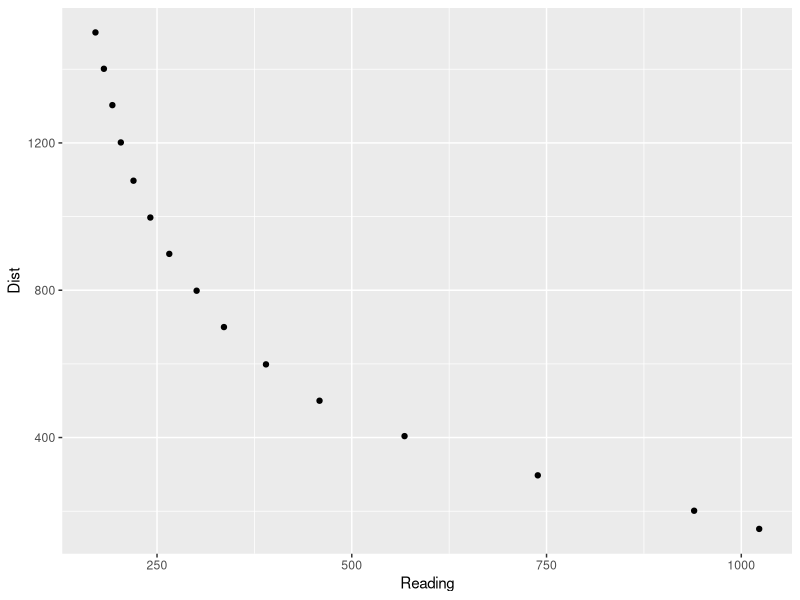
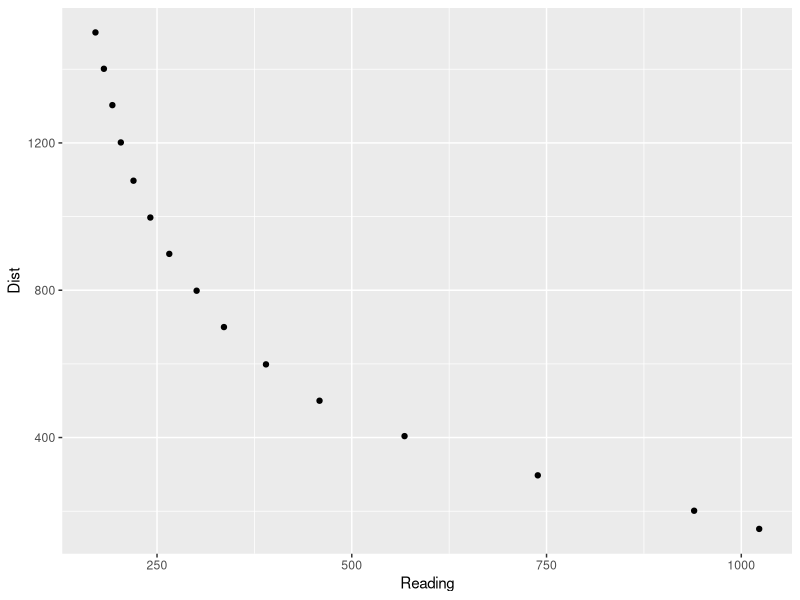
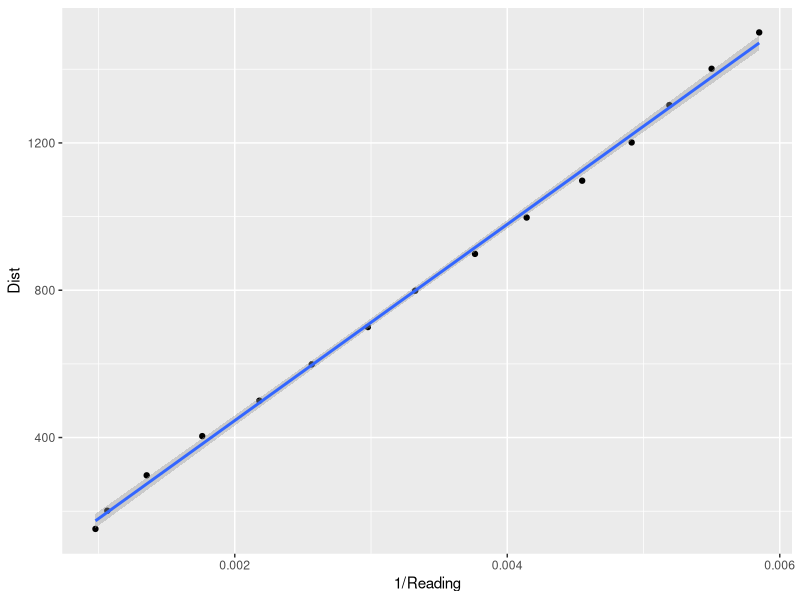
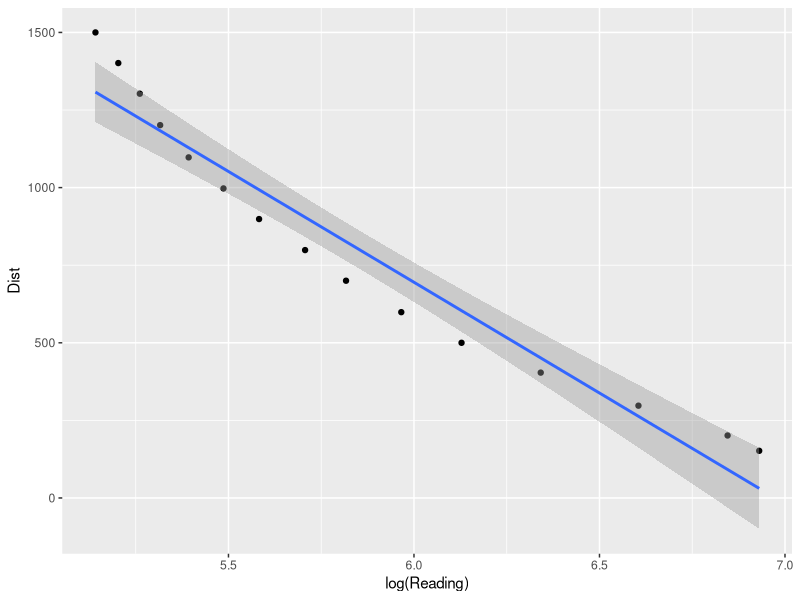
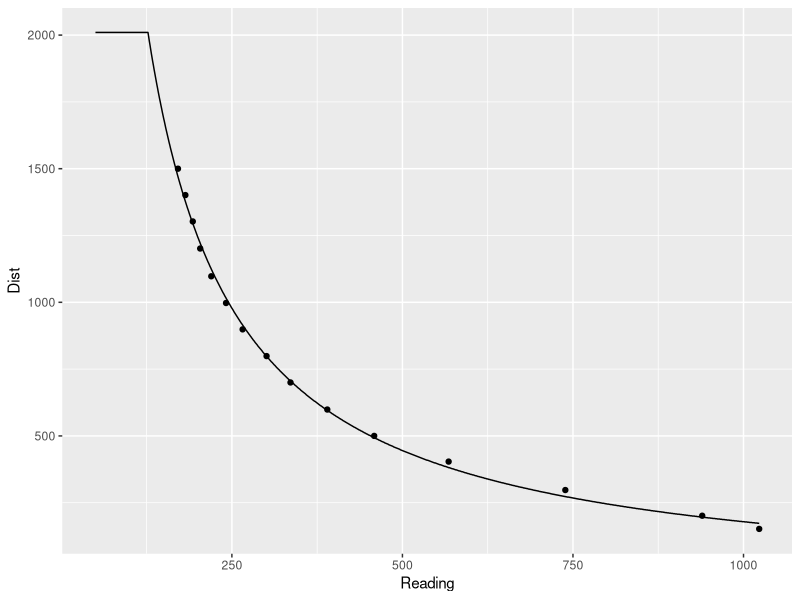

Source code (R) for these figures, in order:
# libraries
require(tidyverse)
require(magrittr)

# from the datasheet for GP2Y0A02YK0F

d = tribble(
	~Dist,~Volt,
	
151.948,	2.76803,
201.299,	2.52545,
297.403,	1.98601,
403.896,	1.52617,
500,	1.23281,
598.701,	1.04801,
700,	0.903016,
798.701,	0.808688,
898.701,	0.714358,
997.403,	0.648981,
1097.4,	0.590839,
1201.3,	0.547162,
1302.6,	0.517967,
1401.3,	0.488779,
1500,	0.45959

) %>%
mutate(
	# assuming we have an external ADC reference of 2.75V
	Reading = Volt/2.75 * 1023,
	Reading = ifelse(Reading>1023, 1023, Reading)
)

# plot
qplot(Reading, Dist, data=d)

# accept that we can't easily figure out < 15 cm points
duse = d 

qplot(Reading, Dist, data=duse)

# can we easily linearlize this relationship?
qplot(1/Reading, Dist, data=duse) + geom_smooth(method="lm")
qplot(log(Reading), Dist, data=duse) + geom_smooth(method="lm")
# yep

# get the relationship
fit = glm(Dist~I(1/Reading), data=duse)
# and it's valid range
summary(fit)
1/range(1/(duse$Reading))
#Call:
#glm(formula = Dist ~ I(1/Volt), data = duse)

#Deviance Residuals: 
#    Min       1Q   Median       3Q      Max  
#-2.1212  -0.6223  -0.1436   0.5832   2.4278  

#Coefficients:
#            Estimate Std. Error t value Pr(>|t|)    
#(Intercept)  -9.0036     0.8012  -11.24 4.57e-08 ***
#I(1/Volt)    73.2242     0.5917  123.76  < 2e-16 ***
#---
#Signif. codes:  0 ‘***’ 0.001 ‘**’ 0.01 ‘*’ 0.05 ‘.’ 0.1 ‘ ’ 1
#
#(Dispersion parameter for gaussian family taken to be 1.772152)
#
#    Null deviance: 27165.062  on 14  degrees of freedom
#Residual deviance:    23.038  on 13  degrees of freedom
#AIC: 55.005
#
#Number of Fisher Scoring iterations: 2

Distance = function(Reading) {
	# don't believe anything greater than 3m
	Reading = ifelse(Reading<85, 85, Reading)
	return( 266370.97*(1/Reading) -86.48 )
}
Distance.FP = function(Reading) {
	# don't believe anything greater than 3m
	R.th = 86
	# don't believe anything greater than 2.5m
	R.th = 102
	# don't believe anything greater than 2m
	R.th = 127
	
	Reading = ifelse(Reading<R.th, R.th, Reading)
	return( as.integer(266371/Reading) -87 )
}

# run a simulation to confirm
dsim = data_frame(
	Reading=seq(from=50,to=1023),
	Dist=Distance.FP(Reading)
)
qplot(Reading, Dist, data=duse) + geom_line(data=dsim)
# excellent
summary(fit)

# note that the range is [0.4-2.75V] with a supplied 5V.
# so, an ADC with Vcc=3.3V should use a 1x gain.
# but, an ADC with Vcc=5.0V using a 2x gain could see 5.5V, which is more than 0.3V over Vcc.  BAD NEWS.

